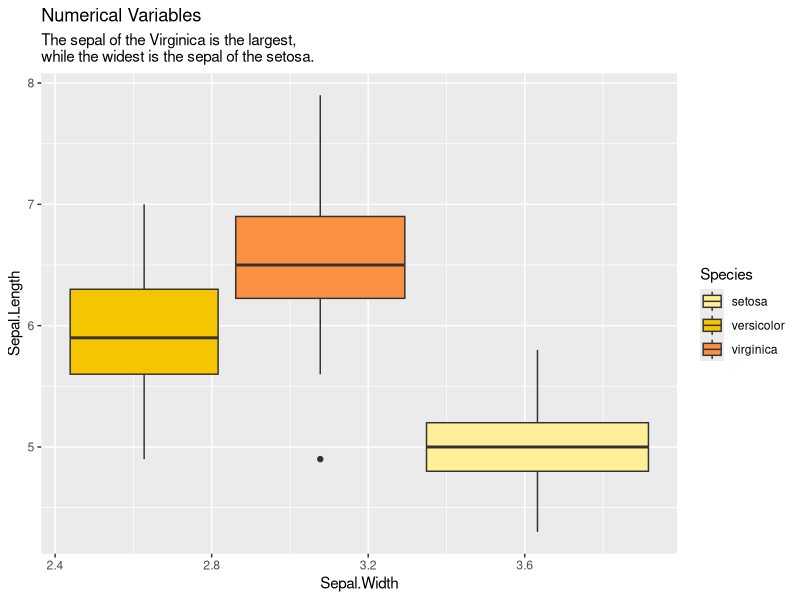
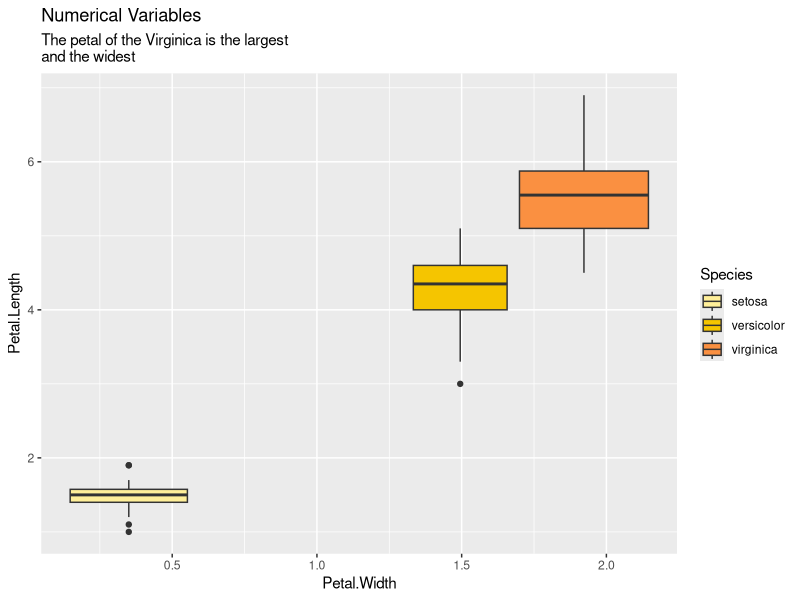
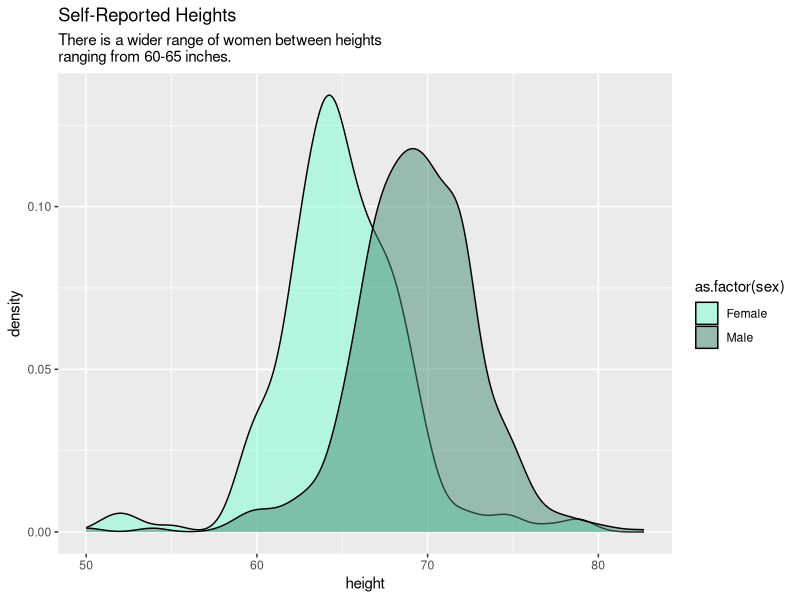
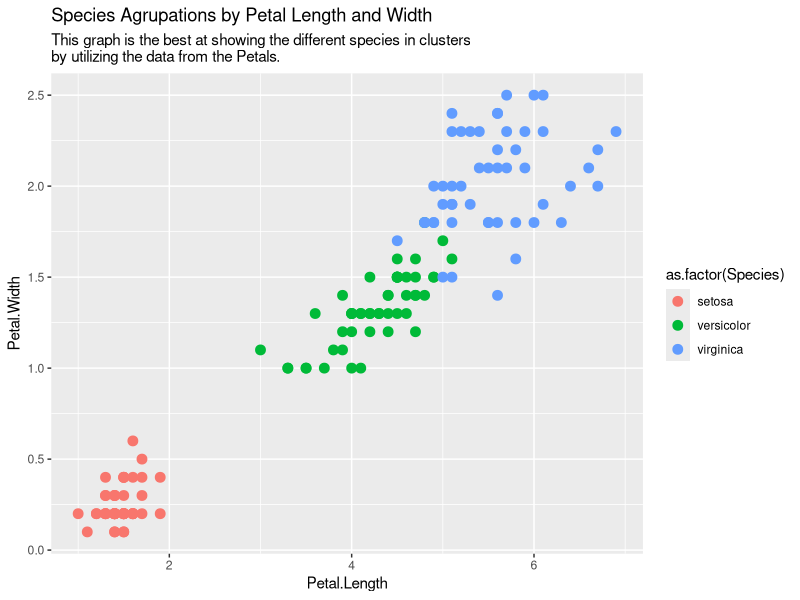
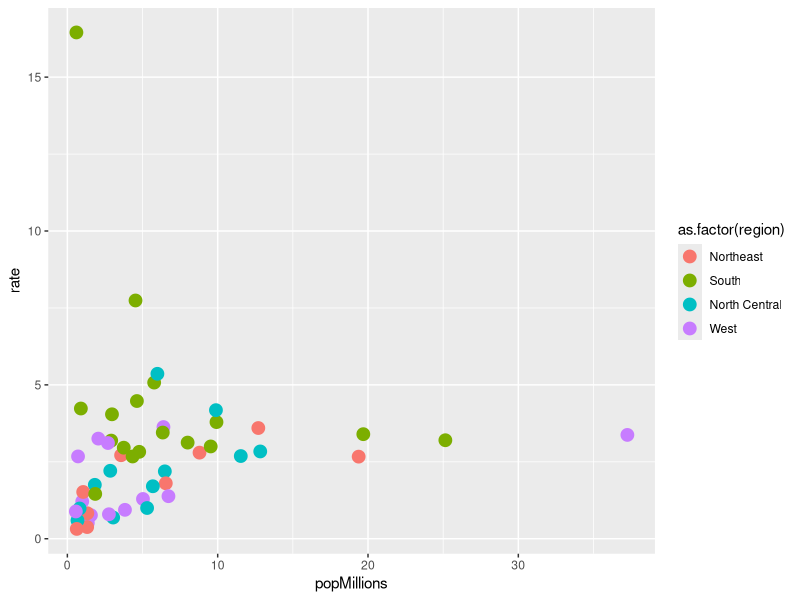
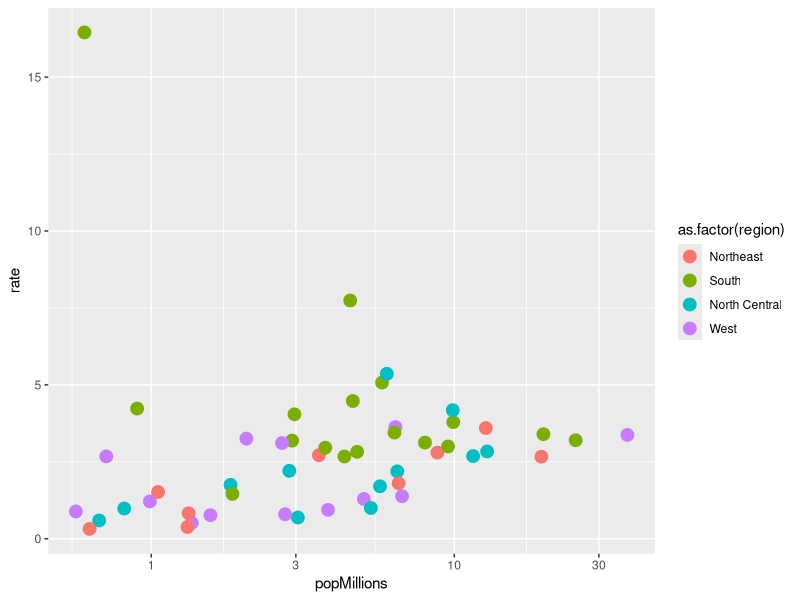

The R source for these figures, in order:
# Andres Gomez

library(tidyverse)
library(dslabs)

#a) What is the structure of iris? 
str(iris)
levels(iris$Species)
  #The levels are "setosa" "versicolor," and "virginica"

#b) What do the first 6 lines look like?
head(iris)

#c) How can we get information about the variables?
help("iris")

# Make box plots using ggplot from the tidyverse package for 
# each numerical variable in the iris data set separated by the species variable. Make the plots as 
# professional as possible. Record any interesting observations.
species <- iris %>% ggplot()
species + geom_boxplot(aes(Sepal.Width, Sepal.Length,  fill = Species)) +
  labs(title = "Numerical Variables",
       subtitle = "The sepal of the Virginica is the largest,
while the widest is the sepal of the setosa.") +
  scale_fill_manual(values=c("#FFEF99", "#F5C500", "#FA9041"))

species + geom_boxplot(aes(Petal.Width, Petal.Length,  fill = Species)) +
  labs(title = "Numerical Variables",
       subtitle = "The petal of the Virginica is the largest
and the widest") +
  scale_fill_manual(values=c("#FFEF99", "#F5C500", "#FA9041"))


# Examine the data set *heights* that is included in the dslabs package. Make a density plot 
# showing how male and female heights are distributed. Make sure the plot has appropriate labels 
# and is titled. Read online about how to change the color scheme and choose colors that you think 
# fits the data. Don’t use the default colors.
head(heights)
help("heights")

sHeight <- heights %>% ggplot()
sHeight + geom_density(aes(height, fill = as.factor(sex)), alpha = .5) +
  scale_fill_manual(values=c("aquamarine", "aquamarine4")) +
  labs(title = "Self-Reported Heights",
       subtitle = "There is a wider range of women between heights 
ranging from 60-65 inches.")

# Experiment with the four numerical variables in the iris data set until you find two that 
# produce the best scatter plot, colored by species. By “best”, we mean that the plot has the affect 
# of forcing species “clusters”. Explain why you think it is the best plot.

species + geom_point(aes(Petal.Length,Petal.Width,col = as.factor(Species)),size = 3) +
  labs(title = "Species Agrupations by Petal Length and Width",
       subtitle = "This graph is the best at showing the different species in clusters
by utilizing the data from the Petals.")

# Describe the structure of the murders data frame that is included in the dslabs package. Assign 
# the murders data frame the new name M. Execute the following code and then reexamine the 
# structure. 

str(murders)
M <- as.data.frame(murders)

M$rate <- (M$total/M$population)*100000
M$popMillions <- M$population/1000000

str(M)
# What did you learn?
#   I learned how to insert new data into a data frame and how to examine the new data
#   inserted in the created data frame.

# This problem uses the result of 4. If you weren’t able to get 4, make sure you get help on 
# number 4 before doing this problem.
# Make a scatter plot of the two new variables colored by region. Describe any interesting 
# observations.

mrate_vs_pop <- M %>% ggplot()
mrate_vs_pop + geom_point(aes(popMillions, rate ,col = as.factor(region)), size = 4)

# After you get the previous graph, try adding the code
mrate_vs_pop + geom_point(aes(popMillions, rate ,col = as.factor(region)), size = 4) +
  scale_x_log10()

# What does this do?
#   It widens the spacing between the dots through the scatter plot.
# How does that help the appearance of your plot? 
#   It helps the user when reading the data.
# Can you determine which state has the highest gun murder rate?
#   The South region has the highest murder rate, I would say Delaware is the state
#   with the highest murder rate.
